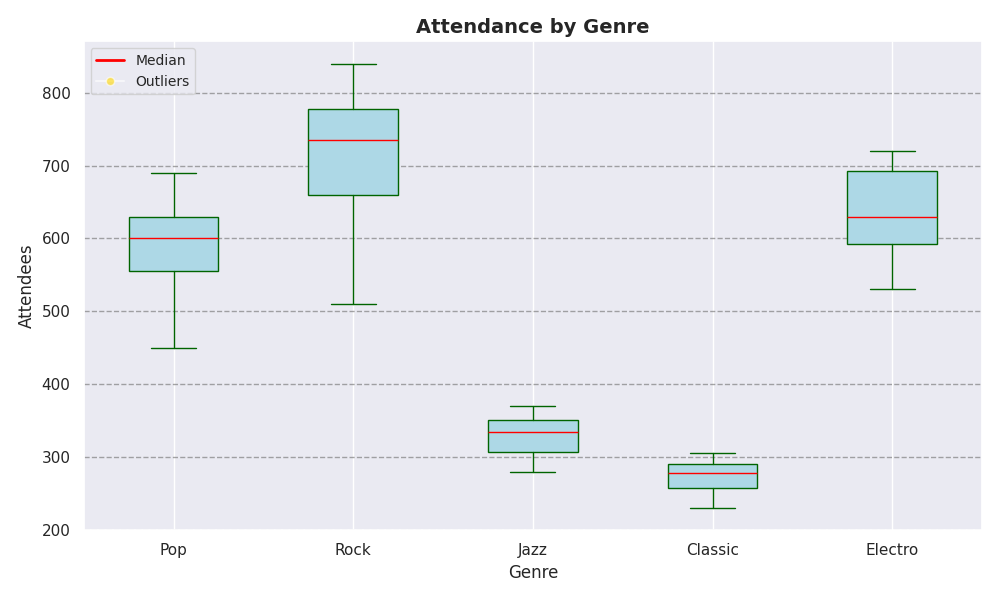

Generate this figure with Python:
import matplotlib.pyplot as plt

genres = ['Pop', 'Rock', 'Jazz', 'Classic', 'Electro']
attendance_data = {
    'Pop': [450, 560, 480, 620, 570, 540, 690, 660, 610, 590, 620, 670],
    'Rock': [510, 600, 580, 710, 750, 680, 720, 800, 770, 810, 760, 840],
    'Jazz': [320, 340, 310, 300, 280, 290, 330, 350, 370, 360, 340, 355],
    'Classic': [270, 290, 250, 260, 240, 230, 275, 285, 295, 305, 280, 290],
    'Electro': [550, 530, 620, 610, 600, 570, 640, 690, 680, 720, 700, 710]
}

data = [attendance_data[genre] for genre in genres]

fig, ax = plt.subplots(figsize=(10, 6))

colors = ['lightgreen', 'lightblue', 'lightcoral', 'lightyellow', 'lightsalmon']
shuffled_colors = [colors[1], colors[4], colors[0], colors[3], colors[2]]

box = ax.boxplot(data, patch_artist=True, notch=False, vert=True,
                 boxprops=dict(facecolor=shuffled_colors[0], color='darkgreen'),
                 whiskerprops=dict(color='darkgreen'),
                 capprops=dict(color='darkgreen'),
                 medianprops=dict(color='red'),
                 flierprops=dict(markerfacecolor='gold', marker='o', markersize=6, alpha=0.6))

ax.set_title('Attendance by Genre', fontsize=14, fontweight='bold')
ax.set_xlabel('Genre', fontsize=12)
ax.set_ylabel('Attendees', fontsize=12)
ax.set_xticks(range(1, len(genres) + 1))
ax.set_xticklabels(genres, fontsize=11)
ax.yaxis.grid(True, linestyle='--', which='major', color='gray', alpha=0.7)

handles = [plt.Line2D([0], [0], color='red', lw=2, label='Median'),
           plt.Line2D([0], [0], marker='o', color='w', label='Outliers',
                      markerfacecolor='gold', markersize=6, alpha=0.6)]
ax.legend(handles=handles, loc='upper left', fontsize=10)

plt.tight_layout()
plt.show()
